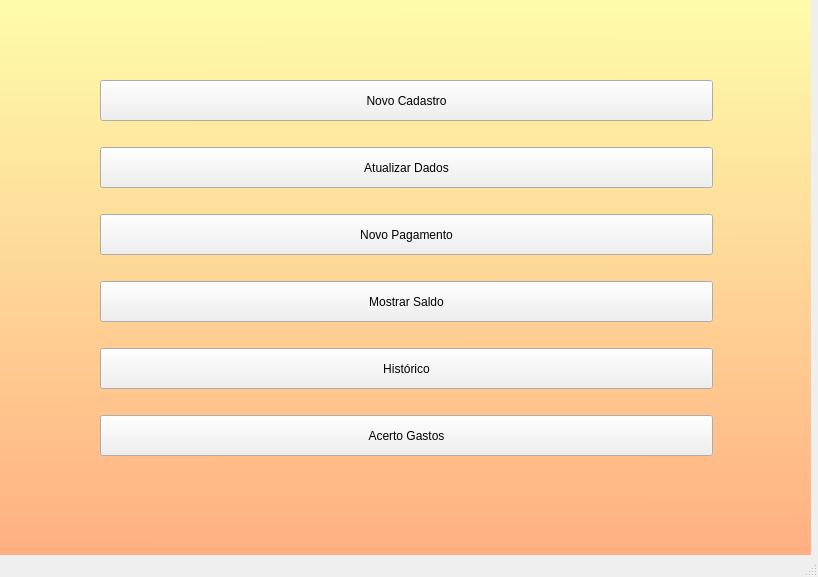
<?xml version="1.0" encoding="UTF-8"?>
<ui version="4.0">
 <class>MenuPrincipal</class>
 <widget class="QMainWindow" name="MenuPrincipal">
  <property name="geometry">
   <rect>
    <x>0</x>
    <y>0</y>
    <width>818</width>
    <height>577</height>
   </rect>
  </property>
  <property name="windowTitle">
   <string>MainWindow</string>
  </property>
  <widget class="QWidget" name="centralwidget">
   <widget class="QWidget" name="verticalLayoutWidget">
    <property name="geometry">
     <rect>
      <x>100</x>
      <y>60</y>
      <width>613</width>
      <height>421</height>
     </rect>
    </property>
    <layout class="QVBoxLayout" name="verticalLayout">
     <item>
      <widget class="QPushButton" name="pushButtonNovoCadastro">
       <property name="minimumSize">
        <size>
         <width>611</width>
         <height>41</height>
        </size>
       </property>
       <property name="text">
        <string>Novo Cadastro</string>
       </property>
      </widget>
     </item>
     <item>
      <widget class="QPushButton" name="pushButtonAtualizarDados">
       <property name="minimumSize">
        <size>
         <width>611</width>
         <height>41</height>
        </size>
       </property>
       <property name="text">
        <string>Atualizar Dados</string>
       </property>
      </widget>
     </item>
     <item>
      <widget class="QPushButton" name="pushButtonNovoPagamento">
       <property name="minimumSize">
        <size>
         <width>611</width>
         <height>41</height>
        </size>
       </property>
       <property name="text">
        <string>Novo Pagamento</string>
       </property>
      </widget>
     </item>
     <item>
      <widget class="QPushButton" name="pushButtonMostrarSaldo">
       <property name="minimumSize">
        <size>
         <width>611</width>
         <height>41</height>
        </size>
       </property>
       <property name="text">
        <string>Mostrar Saldo</string>
       </property>
      </widget>
     </item>
     <item>
      <widget class="QPushButton" name="pushButtonHistorico">
       <property name="minimumSize">
        <size>
         <width>611</width>
         <height>41</height>
        </size>
       </property>
       <property name="text">
        <string>Histórico</string>
       </property>
      </widget>
     </item>
     <item>
      <widget class="QPushButton" name="pushButtonAcerto">
       <property name="minimumSize">
        <size>
         <width>611</width>
         <height>41</height>
        </size>
       </property>
       <property name="text">
        <string>Acerto Gastos</string>
       </property>
      </widget>
     </item>
    </layout>
   </widget>
   <widget class="QWidget" name="widget" native="true">
    <property name="geometry">
     <rect>
      <x>0</x>
      <y>-20</y>
      <width>811</width>
      <height>611</height>
     </rect>
    </property>
    <property name="styleSheet">
     <string notr="true">QWidget#widget{background-color: qlineargradient(spread:pad, x1:0.512, y1:0, x2:0.518, y2:1, stop:0 rgba(254, 255, 172, 255), stop:1 rgba(255, 170, 127, 255));}
</string>
    </property>
   </widget>
   <zorder>widget</zorder>
   <zorder>verticalLayoutWidget</zorder>
  </widget>
  <widget class="QMenuBar" name="menubar">
   <property name="geometry">
    <rect>
     <x>0</x>
     <y>0</y>
     <width>818</width>
     <height>21</height>
    </rect>
   </property>
  </widget>
  <widget class="QStatusBar" name="statusbar"/>
 </widget>
 <resources/>
 <connections/>
</ui>
